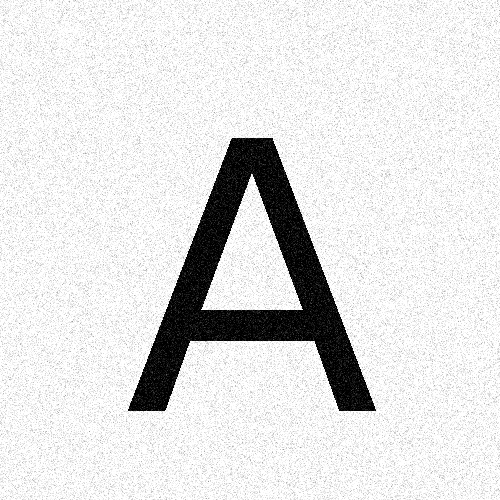
#> input picture ms042087.github.com/image/DIP_tutorial_1_djp/answer_codes & results/img_A_gaussian_noise.png, 500 x 500 px
$ python edge_enhance.py   (older library calls are emulated)
#> lines starting #> are read from the running program, lines starting #| are printed output that depends on the picture
# -*- coding: utf-8 -*-
"""
Created on Mon Feb 27 02:55:09 2017

@author: DONG Jinping
"""

from scipy import misc,fftpack
import matplotlib.pyplot as plt
import numpy as np

def gaussian_kernel(N, sigma):
    '''Construct a blur kernel'''
    coord = np.arange(-N/2, N/2)
    xx,yy = np.meshgrid(coord,coord)
    rr = -0.5/sigma**2 * (xx**2 + yy**2)
    return np.exp(rr)

def fft_convolve(img, H):
    '''Apply filter in spectral domain'''
    if img.shape != H.shape:
        return -1
    IMG = fftpack.fft2(img)
    power_spectrum = fftpack.fftshift(np.log(np.abs(IMG)))
    IMG *= fftpack.ifftshift(H)
    new_img = fftpack.ifft2(IMG)
    return new_img.real, power_spectrum

# Load image
faceA = misc.imread('img_A_gaussian_noise.png',flatten=True)
#> faceA: shape (500, 500) float32; min 0, max 255, mean 224.1
faceA /= np.max(faceA)
N = faceA.shape[0]
#> N = 500

# Bandpass filter
#H = 1.
H = gaussian_kernel(N, sigma=40)
H -= gaussian_kernel(N, sigma=5)
H /= np.linalg.norm(H,1)

# Apply filter
face_edge,FACE = fft_convolve(faceA, H)
#> in fft_convolve, `power_spectrum = fftpack.fftshift(np.log(np.abs(IMG)))`:
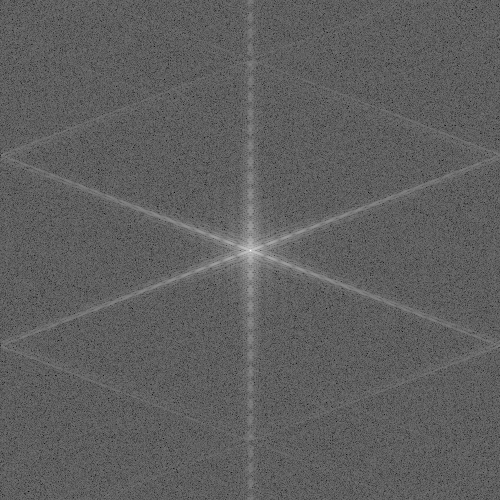
#> power_spectrum: shape (500, 500) float32; min -2.2, max 12.3, mean 3.23; drawn with min black and max white
#> in fft_convolve, `IMG *= fftpack.ifftshift(H)`:
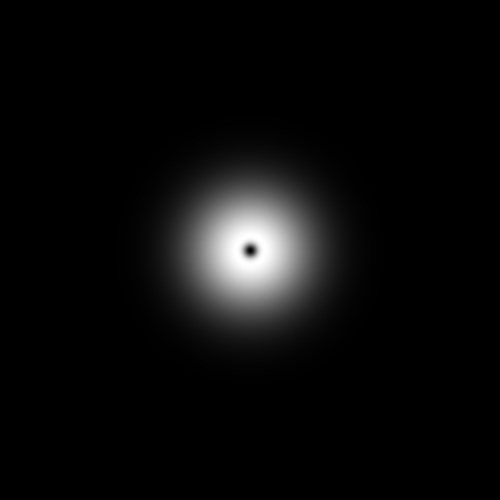
#> H: shape (500, 500) float64; min 0, max 0.00965, mean 0.000415; drawn with min black and max white
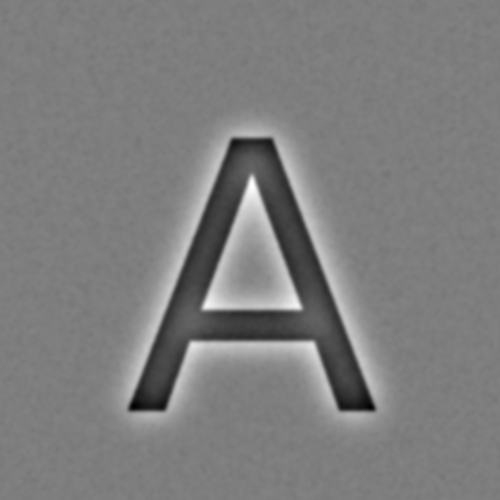
#> face_edge: shape (500, 500) float32; min -0.00657, max 0.00673, mean -3.62e-12; drawn with min black and max white
face_edge[face_edge<0] = 0.
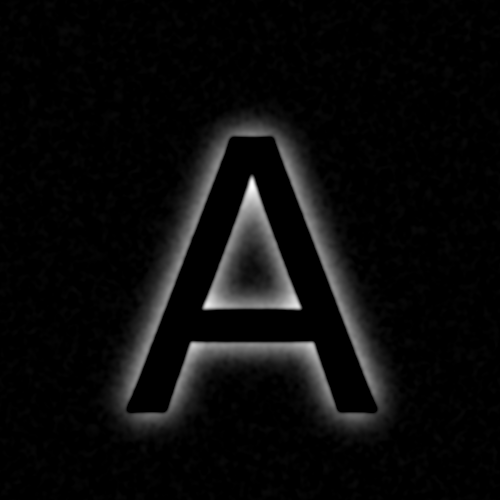
#> face_edge: shape (500, 500) float32; min 0, max 0.00673, mean 0.000291; drawn with min black and max white

# Display image
plt.subplot(2,2,1)
plt.imshow(faceA,cmap='gray')
plt.title('Input')

plt.subplot(2,2,2)
plt.imshow(face_edge,cmap='gray')
plt.title('Output')

plt.subplot(2,2,3)
plt.imshow(FACE,cmap='gray')
plt.title('Power spectrum')

plt.subplot(2,2,4)
plt.imshow(H,cmap='gray')
plt.title('Filter')

plt.show()

misc.imsave('letterA_edge.png',face_edge)
